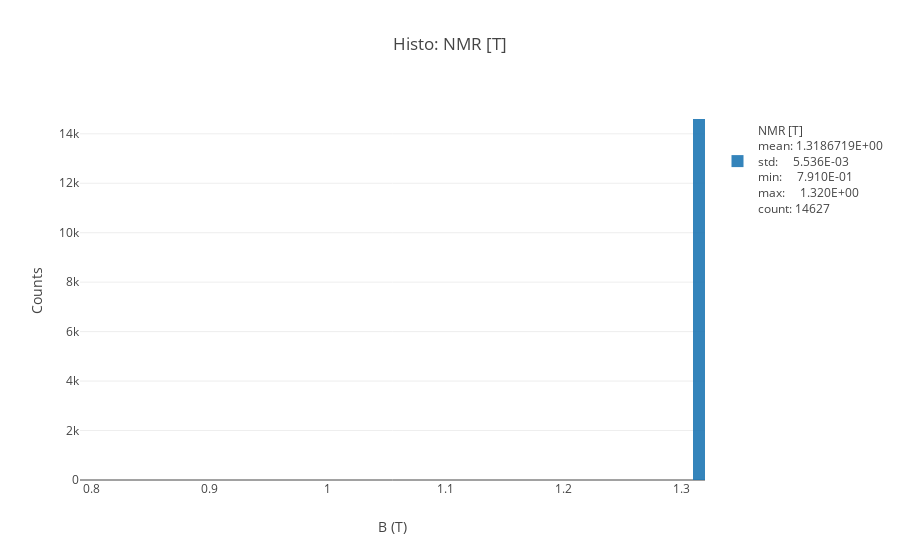
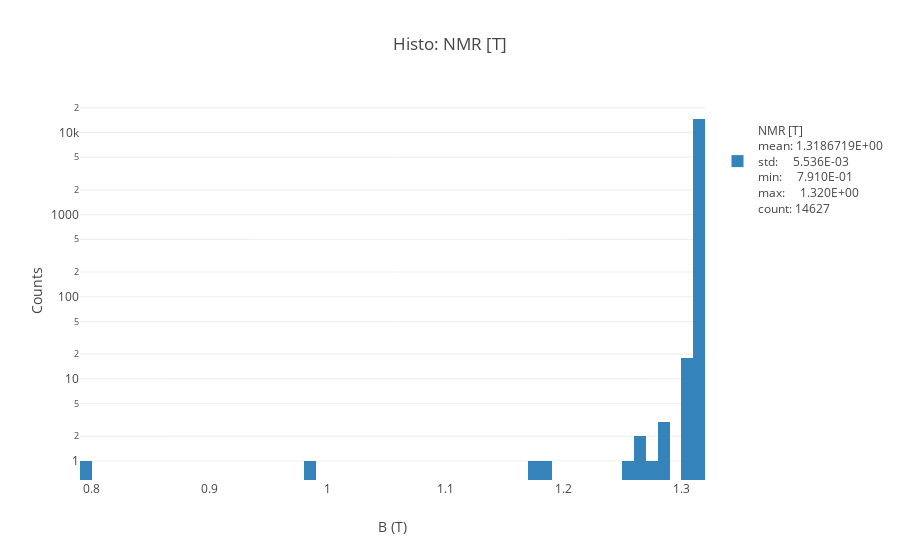

Write notebook code for charts like these, in order.
### Code cell
fig = histo(df_g['NMR [T]'],bins=100, inline=True)
fig = histo(df_g['NMR [T]'],bins=100,yscale='log', inline=True)

### Figure 1 — Plotly figure (JSON) as saved in the notebook; plotly's stock layout.template omitted (floating-point values rounded to 4 significant figures; data arrays with more than 128 entries replaced by an {"elided": "..."} marker saying what was removed)
{"data": [{"name": "<br>NMR [T]<br>mean: 1.3186719E+00<br>std:     5.536E-03<br>min:     7.910E-01<br>max:     1.320E+00<br>count: 14627", "nbinsx": 100, "opacity": 0.9, "type": "histogram", "uid": "7cad9755-9af4-419a-a147-4d66f363ae26", "x": {"elided": "14627 float values"}}], "layout": {"barmode": "overlay", "showlegend": true, "title": "Histo: NMR [T]", "xaxis": {"title": "B (T)"}, "yaxis": {"autorange": true, "title": "Counts", "type": "linear"}}}

### Figure 2 — Plotly figure (JSON) as saved in the notebook; plotly's stock layout.template omitted (floating-point values rounded to 4 significant figures; data arrays with more than 128 entries replaced by an {"elided": "..."} marker saying what was removed)
{"data": [{"name": "<br>NMR [T]<br>mean: 1.3186719E+00<br>std:     5.536E-03<br>min:     7.910E-01<br>max:     1.320E+00<br>count: 14627", "nbinsx": 100, "opacity": 0.9, "type": "histogram", "uid": "19d518f8-f6fd-4e01-9b14-a877ff99d63d", "x": {"elided": "14627 float values"}}], "layout": {"barmode": "overlay", "showlegend": true, "title": "Histo: NMR [T]", "xaxis": {"title": "B (T)"}, "yaxis": {"autorange": true, "title": "Counts", "type": "log"}}}
